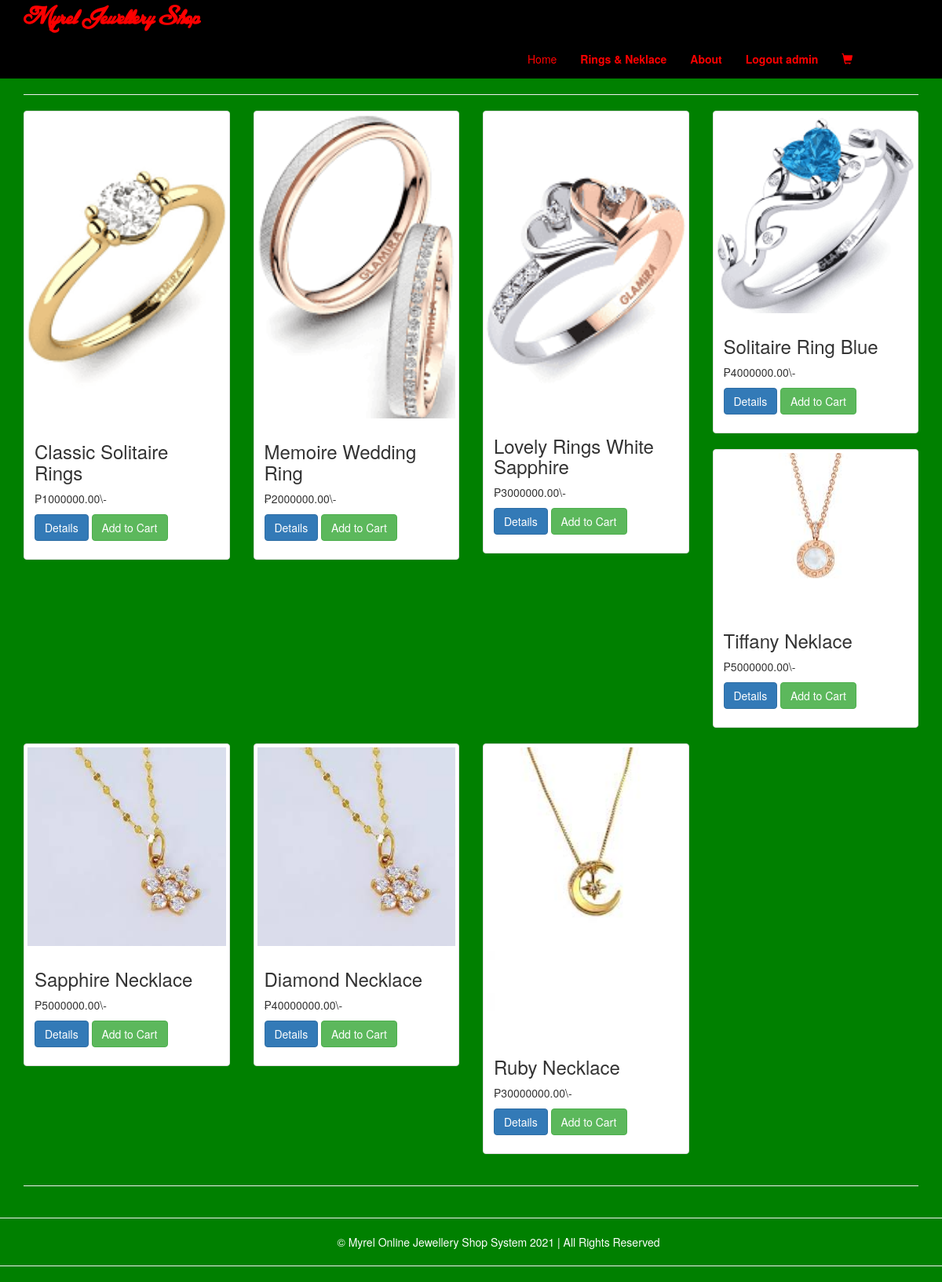
Screenshot of / (signed in) with the database file from the repository.
### shop/models.py (models this page shows, shortened)
class Product(models.Model):
    category = models.ForeignKey(Category,on_delete=models.CASCADE)
    p_name = models.CharField(max_length = 100)
    p_detail = models.TextField()
    p_cost = models.DecimalField(max_digits = 10, decimal_places = 2)
    p_photo = models.ImageField(blank=True, upload_to='product_photo')

### shop/views.py (the view)
# urls.py: url(r'^$', views.index, name='home'),
def index(request):
    if not request.user.is_authenticated:
        return render(request, 'shop/login.html')
    else:
        products = Product.objects.all()
        corproducts = products[:4]
        context = {'products':products, 'user':request.user, 'corproducts':corproducts}
        return render(request, 'shop/index.html', context)

### shop/templates/shop/index.html
{% extends 'shop/base.html' %}
{% block body %}
<div class="container">
<hr class="divider">
<div class="row">
  {% for product in products %}
  <div class="col-sm-6 col-md-3 col-sm-12">
    <div class="thumbnail">
      <img src="{{ product.p_photo.url }}" alt="img" width="100%" >
      <div class="caption">
        <h3>{{ product.p_name }}</h3>
        <p>₱{{ product.p_cost }}\-</p>
        <p><a href="{% url 'shop:detail' product.id %}" method="post" class="btn btn-primary" role="button" onclick="alert('This costs {{product.p_cost}}')">Details</a>
            <a href="{% url 'shop:addToCart' product.id %}" class="btn btn-success">Add to Cart</a>
        </p>
      </div>
    </div>
  </div>
  {% endfor %}
</div>
<hr class="divider">
</div>
{% endblock %}

### shop/templates/shop/base.html (shortened to what this page needs)
<!DOCTYPE html>
<html lang="en">
  <head>
    {% load staticfiles %}
    <link href="{% static 'shop/bootstrap/css/bootstrap.min.css' %}" rel="stylesheet">
    <link href="{% static 'shop/bootstrap/css/style.css' %}" rel="stylesheet">
  </head>
  <body style="background-color: green">
    <nav class="" style="border-radius:0px !important;margin-bottom:0px; background-color: black;">
      <div class="container-fluid">
        <div class="navbar-header">
          <a class="navbar-brand" href="{% url 'shop:home' %}"><span id="lione" style="color: red;">Myrel Jewellery Shop</span></a>
        </div>
        <div class="collapse navbar-collapse" id="bs-example-navbar-collapse-1">
            <ul class="nav navbar-nav navbar-center">
              <li><a href="{% url 'shop:home' %}"><span id="" style="color: red">Home </span><span class="sr-only">(current)</span></a></li>
              <li><a href="{% url 'shop:home' %}"><span id="lione" style="color: red">Rings & Neklace </span></a></li>
              <li><a href="{% url 'shop:about' %}"><span id="lione" style="color: red">About </span></a></li>
              {% if user.username %} <li><a href="{% url 'shop:logout' %}"><span id="lione" style="color: red">Logout {{user.username}}</span></a></li>{% endif %}
              <li><a href="{% url 'shop:cart' %}"><span class="glyphicon glyphicon-shopping-cart" style="color:red;"></span></a></li>
            </ul>
        </div>
      </div>
    </nav>
    {% block body %}{% endblock %}
    <hr class="divider">
    <center><footer style="color:white;margin-left:70px;">&copy Myrel Online Jewellery Shop System 2021 | All Rights Reserved</footer></center>
    <hr class="divider">
  </body>
</html>

### rows the page displays
Product: p_photo (picture), p_name "Classic Solitaire Rings", p_cost "1000000.00"
Product: p_photo (picture), p_name "Memoire Wedding Ring", p_cost "2000000.00"
Product: p_photo (picture), p_name "Lovely Rings White Sapphire", p_cost "3000000.00"
Product: p_photo (picture), p_name "Solitaire Ring Blue", p_cost "4000000.00"
Product: p_photo (picture), p_name "Tiffany Neklace", p_cost "5000000.00"
Product: p_photo (picture), p_name "Sapphire Necklace", p_cost "5000000.00"
Product: p_photo (picture), p_name "Diamond Necklace", p_cost "40000000.00"
Product: p_photo (picture), p_name "Ruby Necklace", p_cost "30000000.00"

### other values shown
{{ user.username }} "admin"
